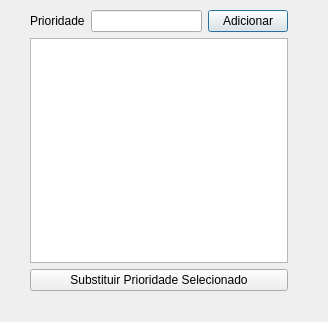
<?xml version="1.0" encoding="UTF-8"?>
<ui version="4.0">
 <class>cadastroprioridade</class>
 <widget class="QDialog" name="cadastroprioridade">
  <property name="geometry">
   <rect>
    <x>0</x>
    <y>0</y>
    <width>328</width>
    <height>322</height>
   </rect>
  </property>
  <property name="minimumSize">
   <size>
    <width>328</width>
    <height>322</height>
   </size>
  </property>
  <property name="windowTitle">
   <string>Dialog</string>
  </property>
  <widget class="QWidget" name="layoutWidget">
   <property name="geometry">
    <rect>
     <x>30</x>
     <y>10</y>
     <width>258</width>
     <height>281</height>
    </rect>
   </property>
   <layout class="QGridLayout" name="gridLayout">
    <item row="0" column="0">
     <layout class="QHBoxLayout" name="horizontalLayout">
      <item>
       <widget class="QLabel" name="label">
        <property name="text">
         <string>Prioridade</string>
        </property>
       </widget>
      </item>
      <item>
       <widget class="QLineEdit" name="linePrioridade"/>
      </item>
      <item>
       <widget class="QPushButton" name="Adicionar">
        <property name="text">
         <string>Adicionar</string>
        </property>
       </widget>
      </item>
     </layout>
    </item>
    <item row="2" column="0">
     <layout class="QHBoxLayout" name="horizontalLayout_2">
      <item>
       <widget class="QPushButton" name="botaoEditar">
        <property name="text">
         <string>Substituir Prioridade Selecionado</string>
        </property>
       </widget>
      </item>
     </layout>
    </item>
    <item row="1" column="0">
     <widget class="QTableView" name="tablePrioridade">
      <property name="editTriggers">
       <set>QAbstractItemView::SelectedClicked</set>
      </property>
      <property name="alternatingRowColors">
       <bool>true</bool>
      </property>
      <property name="selectionMode">
       <enum>QAbstractItemView::SingleSelection</enum>
      </property>
      <property name="sortingEnabled">
       <bool>true</bool>
      </property>
     </widget>
    </item>
   </layout>
  </widget>
 </widget>
 <resources/>
 <connections/>
</ui>
